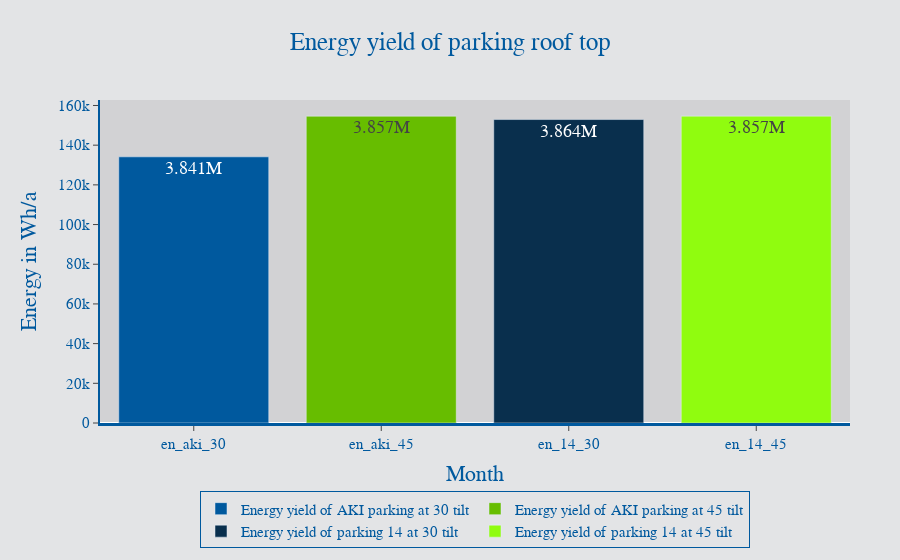

The notebook cell saved with this chart:
### Code cell
data = [trace5, trace6, trace7, trace8,]
fig = go.Figure(data = data)
fig.update_traces(texttemplate='%{text:.4s}',textposition='inside', opacity=1)
fig.update_layout(uniformtext_minsize=5)
#fig.update_layout(xaxis_tickangle=45)
fig.update_layout(title='Energy yield of parking roof top',
                  title_x=0.5,
                  yaxis_title='Energy in Wh/a',font=dict(size=18),
                 legend=dict(
    #itemwidth=30,
    orientation='h',
    yanchor="middle",
    y=-0.3,
    xanchor="center",
    x=0.5,
    title_font_family=A,
    font=dict(
    family=A,
    size=15,
    color=hsn_blue),
    bgcolor=hsn_greyl,
    bordercolor=hsn_blue,
    valign='bottom',
    tracegroupgap=10,
    borderwidth=1,),
    font_family=A,
    font_color=hsn_blue,
    title_font_family=A,
    title_font_color=hsn_blue,
    legend_tracegroupgap=500,
                    
)
fig.update_xaxes(title_font_family=A)
fig.update_layout(
xaxis=dict(
showline=True,showgrid=False,showticklabels=True,
linecolor=hsn_blue,
title_text="Month",
#title_standoff = 10,
linewidth=3,ticks='outside',tickfont=dict(
family=A,size=15,color=hsn_blue))
,
yaxis=dict(
showline=True,showgrid=False,showticklabels=True,
linecolor=hsn_blue,
ticklabelposition="outside",
linewidth=2,ticks='outside',tickfont=dict(
family=A,size=15,color=hsn_blue)
),autosize=True,margin=dict(
autoexpand=True,l=100,r=50,b=100,t=100,pad=0),
showlegend=True,paper_bgcolor=hsn_greyl,
    plot_bgcolor=hsn_greym)
pio.write_image(fig, 'Total energy yield.png',scale=6, width=900, height=650)
fig.show()

### Figure 1 — Plotly figure (JSON) as saved in the notebook; plotly's stock layout.template omitted (floating-point values rounded to 4 significant figures)
{"data": [{"marker": {"color": "rgb(0,89,158)"}, "name": "Energy yield of AKI parking at 30 tilt", "opacity": 1, "text": ["3841371.141025995"], "textposition": "inside", "texttemplate": "%{text:.4s}", "type": "bar", "x": ["en_aki_30"], "y": [134100.0, 174700.0, 401900.0, 555100.0, 473900.0, 456400.0, 464000.0, 374000.0, 411300.0, 163400.0, 146800.0, 85810.0]}, {"marker": {"color": "rgb(103,189,0)"}, "name": "Energy yield of AKI parking at 45 tilt", "opacity": 1, "text": ["3857191.099208099"], "textposition": "inside", "texttemplate": "%{text:.4s}", "type": "bar", "x": ["en_aki_45"], "y": [154600.0, 189200.0, 420800.0, 556500.0, 449600.0, 428000.0, 437300.0, 361600.0, 425000.0, 169900.0, 166000.0, 98770.0]}, {"marker": {"color": "rgb(9,47,77)"}, "name": "Energy yield of parking 14 at 30 tilt", "opacity": 1, "text": ["3863563.45361382"], "textposition": "inside", "texttemplate": "%{text:.4s}", "type": "bar", "x": ["en_14_30"], "y": [152900.0, 188000.0, 420400.0, 558700.0, 452400.0, 430600.0, 440200.0, 363000.0, 425400.0, 169500.0, 164700.0, 97690.0]}, {"marker": {"color": "rgb(144,252,15)"}, "name": "Energy yield of parking 14 at 45 tilt", "opacity": 1, "text": ["3856842.6042545284"], "textposition": "inside", "texttemplate": "%{text:.4s}", "type": "bar", "x": ["en_14_45"], "y": [154600.0, 189200.0, 420700.0, 556400.0, 449500.0, 427900.0, 437300.0, 361500.0, 424900.0, 169900.0, 166000.0, 98800.0]}], "layout": {"autosize": true, "font": {"color": "rgb(0,89,158)", "family": "Arial", "size": 18}, "legend": {"bgcolor": "rgb(227,228,230)", "bordercolor": "rgb(0,89,158)", "borderwidth": 1, "font": {"color": "rgb(0,89,158)", "family": "Arial", "size": 15}, "orientation": "h", "title": {"font": {"family": "Arial"}}, "tracegroupgap": 500, "valign": "bottom", "x": 0.5, "xanchor": "center", "y": -0.3, "yanchor": "middle"}, "margin": {"autoexpand": true, "b": 100, "l": 100, "pad": 0, "r": 50, "t": 100}, "paper_bgcolor": "rgb(227,228,230)", "plot_bgcolor": "rgb(210,210,212)", "showlegend": true, "title": {"font": {"color": "rgb(0,89,158)", "family": "Arial"}, "text": "Energy yield of parking roof top", "x": 0.5}, "uniformtext": {"minsize": 5}, "xaxis": {"linecolor": "rgb(0,89,158)", "linewidth": 3, "showgrid": false, "showline": true, "showticklabels": true, "tickfont": {"color": "rgb(0,89,158)", "family": "Arial", "size": 15}, "ticks": "outside", "title": {"font": {"family": "Arial"}, "text": "Month"}}, "yaxis": {"linecolor": "rgb(0,89,158)", "linewidth": 2, "showgrid": false, "showline": true, "showticklabels": true, "tickfont": {"color": "rgb(0,89,158)", "family": "Arial", "size": 15}, "ticklabelposition": "outside", "ticks": "outside", "title": {"text": "Energy in Wh/a"}}}}
